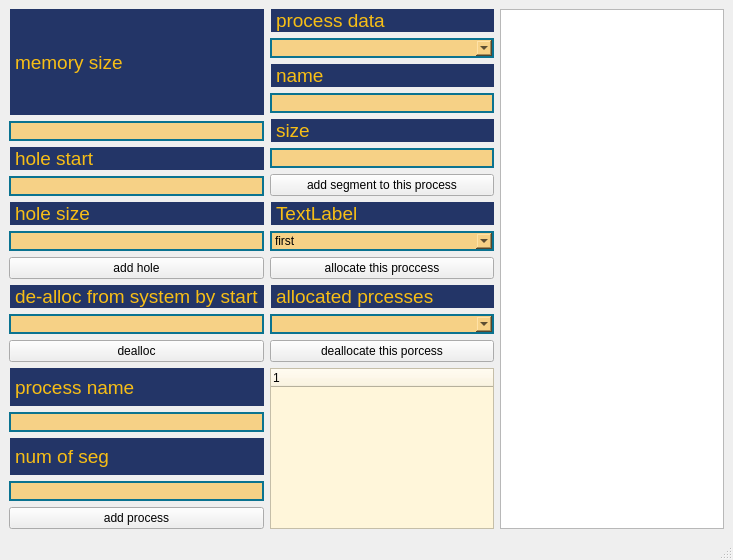
<?xml version="1.0" encoding="UTF-8"?>
<ui version="4.0">
 <class>MainWindow</class>
 <widget class="QMainWindow" name="MainWindow">
  <property name="geometry">
   <rect>
    <x>0</x>
    <y>0</y>
    <width>733</width>
    <height>560</height>
   </rect>
  </property>
  <property name="windowTitle">
   <string>MainWindow</string>
  </property>
  <widget class="QWidget" name="centralwidget">
   <layout class="QGridLayout" name="gridLayout">
    <item row="0" column="0">
     <layout class="QVBoxLayout" name="verticalLayout_3">
      <item>
       <widget class="QLabel" name="label_5">
        <property name="styleSheet">
         <string notr="true">background-color: #233567;
font-size: 19px;
font-style: blod ;
color: #F7BE16;
margin-left: 1px;
</string>
        </property>
        <property name="text">
         <string>memory size</string>
        </property>
       </widget>
      </item>
      <item>
       <widget class="QLineEdit" name="lineEdit_memSize">
        <property name="styleSheet">
         <string notr="true">border-width: 2px;
border-style: solid;
border-color: rgb(11, 115, 144);
background-color: #F6D186;

</string>
        </property>
        <property name="text">
         <string/>
        </property>
       </widget>
      </item>
     </layout>
    </item>
    <item row="0" column="1" rowspan="2">
     <layout class="QVBoxLayout" name="verticalLayout_4">
      <item>
       <widget class="QLabel" name="label_9">
        <property name="styleSheet">
         <string notr="true">background-color: #233567;
font-size: 19px;
font-style: blod ;
color: #F7BE16;
margin-left: 1px;
</string>
        </property>
        <property name="text">
         <string>process data</string>
        </property>
       </widget>
      </item>
      <item>
       <widget class="QComboBox" name="comboBox_process">
        <property name="styleSheet">
         <string notr="true">border-width: 2px;
border-style: solid;
border-color: rgb(11, 115, 144);
background-color: #F6D186;

</string>
        </property>
       </widget>
      </item>
      <item>
       <widget class="QLabel" name="label">
        <property name="styleSheet">
         <string notr="true">background-color: #233567;
font-size: 19px;
font-style: blod ;
color: #F7BE16;
margin-left: 1px;
</string>
        </property>
        <property name="text">
         <string>name</string>
        </property>
       </widget>
      </item>
      <item>
       <widget class="QLineEdit" name="lineEdit_Segname">
        <property name="styleSheet">
         <string notr="true">border-width: 2px;
border-style: solid;
border-color: rgb(11, 115, 144);
background-color: #F6D186;

</string>
        </property>
       </widget>
      </item>
      <item>
       <widget class="QLabel" name="label_3">
        <property name="styleSheet">
         <string notr="true">background-color: #233567;
font-size: 19px;
font-style: blod ;
color: #F7BE16;
margin-left: 1px;
</string>
        </property>
        <property name="text">
         <string>size</string>
        </property>
       </widget>
      </item>
      <item>
       <widget class="QLineEdit" name="lineEdit_Segsize">
        <property name="styleSheet">
         <string notr="true">border-width: 2px;
border-style: solid;
border-color: rgb(11, 115, 144);
background-color: #F6D186;

</string>
        </property>
       </widget>
      </item>
      <item>
       <widget class="QPushButton" name="pushButton_5">
        <property name="text">
         <string>add segment to this process</string>
        </property>
       </widget>
      </item>
      <item>
       <widget class="QLabel" name="label_10">
        <property name="styleSheet">
         <string notr="true">background-color: #233567;
font-size: 19px;
font-style: blod ;
color: #F7BE16;
margin-left: 1px;
</string>
        </property>
        <property name="text">
         <string>TextLabel</string>
        </property>
       </widget>
      </item>
      <item>
       <widget class="QComboBox" name="comboBox_operation">
        <property name="styleSheet">
         <string notr="true">border-width: 2px;
border-style: solid;
border-color: rgb(11, 115, 144);
background-color: #F6D186;

</string>
        </property>
        <item>
         <property name="text">
          <string>first</string>
         </property>
        </item>
        <item>
         <property name="text">
          <string>best</string>
         </property>
        </item>
       </widget>
      </item>
      <item>
       <widget class="QPushButton" name="pushButton_3">
        <property name="enabled">
         <bool>true</bool>
        </property>
        <property name="text">
         <string>allocate this proccess</string>
        </property>
       </widget>
      </item>
      <item>
       <widget class="QLabel" name="label_11">
        <property name="styleSheet">
         <string notr="true">background-color: #233567;
font-size: 19px;
font-style: blod ;
color: #F7BE16;
margin-left: 1px;
</string>
        </property>
        <property name="text">
         <string>allocated prcesses</string>
        </property>
       </widget>
      </item>
      <item>
       <widget class="QComboBox" name="comboBox_allocated_porcess">
        <property name="styleSheet">
         <string notr="true">border-width: 2px;
border-style: solid;
border-color: rgb(11, 115, 144);
background-color: #F6D186;

</string>
        </property>
       </widget>
      </item>
      <item>
       <widget class="QPushButton" name="pushButton_dealloc_process">
        <property name="text">
         <string>deallocate this porcess</string>
        </property>
       </widget>
      </item>
     </layout>
    </item>
    <item row="1" column="0">
     <layout class="QVBoxLayout" name="verticalLayout_2">
      <item>
       <widget class="QLabel" name="label_7">
        <property name="styleSheet">
         <string notr="true">background-color: #233567;
font-size: 19px;
font-style: blod ;
color: #F7BE16;
margin-left: 1px;
</string>
        </property>
        <property name="text">
         <string>hole start</string>
        </property>
       </widget>
      </item>
      <item>
       <widget class="QLineEdit" name="lineEdit_holestart">
        <property name="styleSheet">
         <string notr="true">border-width: 2px;
border-style: solid;
border-color: rgb(11, 115, 144);
background-color: #F6D186;

</string>
        </property>
       </widget>
      </item>
      <item>
       <widget class="QLabel" name="label_6">
        <property name="styleSheet">
         <string notr="true">background-color: #233567;
font-size: 19px;
font-style: blod ;
color: #F7BE16;
margin-left: 1px;
</string>
        </property>
        <property name="text">
         <string>hole size</string>
        </property>
       </widget>
      </item>
      <item>
       <widget class="QLineEdit" name="lineEdit_holeSize">
        <property name="styleSheet">
         <string notr="true">border-width: 2px;
border-style: solid;
border-color: rgb(11, 115, 144);
background-color: #F6D186;

</string>
        </property>
       </widget>
      </item>
      <item>
       <widget class="QPushButton" name="pushButton_Addhole">
        <property name="text">
         <string>add hole</string>
        </property>
       </widget>
      </item>
      <item>
       <widget class="QLabel" name="label_8">
        <property name="styleSheet">
         <string notr="true">background-color: #233567;
font-size: 19px;
font-style: blod ;
color: #F7BE16;
margin-left: 1px;
</string>
        </property>
        <property name="text">
         <string>de-alloc from system by start</string>
        </property>
       </widget>
      </item>
      <item>
       <widget class="QLineEdit" name="lineEdit_dealloc">
        <property name="styleSheet">
         <string notr="true">border-width: 2px;
border-style: solid;
border-color: rgb(11, 115, 144);
background-color: #F6D186;

</string>
        </property>
       </widget>
      </item>
      <item>
       <widget class="QPushButton" name="pushButton_4">
        <property name="text">
         <string>dealloc</string>
        </property>
       </widget>
      </item>
     </layout>
    </item>
    <item row="2" column="0">
     <layout class="QVBoxLayout" name="verticalLayout">
      <item>
       <widget class="QLabel" name="label_4">
        <property name="styleSheet">
         <string notr="true">background-color: #233567;
font-size: 19px;
font-style: blod ;
color: #F7BE16;
margin-left: 1px;
</string>
        </property>
        <property name="text">
         <string>process name</string>
        </property>
       </widget>
      </item>
      <item>
       <widget class="QLineEdit" name="lineEdit_processName">
        <property name="styleSheet">
         <string notr="true">border-width: 2px;
border-style: solid;
border-color: rgb(11, 115, 144);
background-color: #F6D186;

</string>
        </property>
       </widget>
      </item>
      <item>
       <widget class="QLabel" name="label_2">
        <property name="styleSheet">
         <string notr="true">background-color: #233567;
font-size: 19px;
font-style: blod ;
color: #F7BE16;
margin-left: 1px;
</string>
        </property>
        <property name="text">
         <string>num of seg</string>
        </property>
       </widget>
      </item>
      <item>
       <widget class="QLineEdit" name="lineEdit_Numseg">
        <property name="styleSheet">
         <string notr="true">border-width: 2px;
border-style: solid;
border-color: rgb(11, 115, 144);
background-color: #F6D186;

</string>
        </property>
       </widget>
      </item>
      <item>
       <widget class="QPushButton" name="pushButton_addPocess">
        <property name="styleSheet">
         <string notr="true"/>
        </property>
        <property name="text">
         <string>add process</string>
        </property>
       </widget>
      </item>
     </layout>
    </item>
    <item row="2" column="1">
     <widget class="QTreeWidget" name="treeWidget">
      <property name="styleSheet">
       <string notr="true">background-color : #fff6da;</string>
      </property>
      <column>
       <property name="text">
        <string notr="true">1</string>
       </property>
      </column>
     </widget>
    </item>
    <item row="0" column="2" rowspan="3">
     <widget class="QGraphicsView" name="graphicsView"/>
    </item>
   </layout>
  </widget>
  <widget class="QMenuBar" name="menubar">
   <property name="geometry">
    <rect>
     <x>0</x>
     <y>0</y>
     <width>733</width>
     <height>21</height>
    </rect>
   </property>
  </widget>
  <widget class="QStatusBar" name="statusbar"/>
 </widget>
 <resources/>
 <connections/>
</ui>
